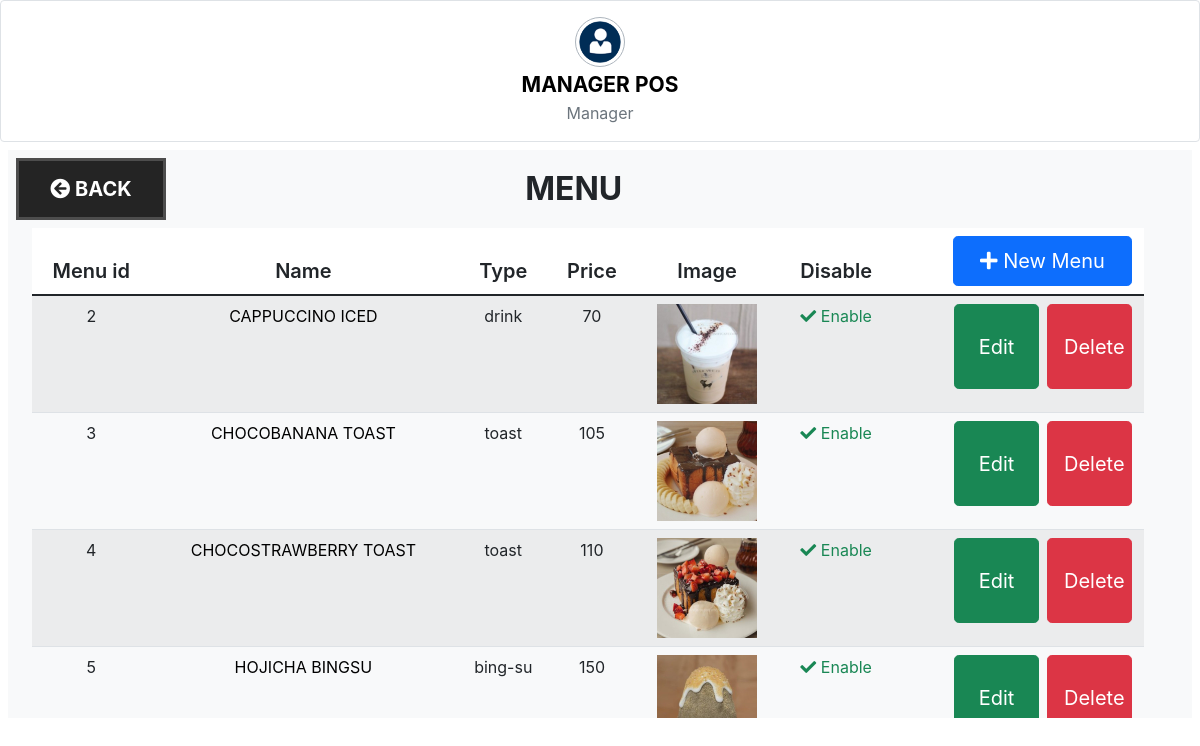
Page /pos_hunsa/public/index.php?pg=admin&tab=menu (signed in) on the committed database.
### tables this page shows
CREATE TABLE `menu_info` (
  `menu_id` int(11) NOT NULL,
  `menu_name` text NOT NULL,
  `menu_price` int(11) NOT NULL,
  `disable` tinyint(4) NOT NULL,
  `menu_type` text NOT NULL,
  `menu_img` text NOT NULL
);

### pos_hunsa/app/core/init.php (called while the page is built, shortened)
<?php
require "../app/core/functions.php";
require "../app/core/database.php";
require "../app/core/model.php";
function my_function($classname)
{
	$filename = "../app/models/".ucfirst($classname) . ".php";
}

### pos_hunsa/app/models/Auth.php (called while the page is built, shortened)
<?php
class Auth
{
	public static function get($column)
	{
		if(!empty($_SESSION['USER'][$column])){
			return $_SESSION['USER'][$column];
		}
		return "Unknown";
	}
	public static function access($role)
	{
		$access['manager'] = ['manager'];
		$access['cashier'] = ['cashier'];
		$myrole = self::get('role');
		if(in_array($myrole, $access[$role]))
		{
			return true;
		}
		return false;
	}
}

### pos_hunsa/app/core/functions.php (called while the page is built, shortened)
<?php
function esc($str)
{
	return htmlspecialchars($str);
}
function crop($filename,$size = 400)
{
	$ext = strtolower(pathinfo($filename,PATHINFO_EXTENSION));
	$cropped_file = preg_replace("/\.$ext$/", "_cropped.".$ext, $filename);
	if(file_exists($cropped_file))
	{
		return $cropped_file;
	}
	return $cropped_file;
}

### pos_hunsa/app/core/database.php (called while the page is built)
<?php
class Database
{
	private function db_connect(){
		$DBHOST = "localhost";
		$DBNAME = "pos_hunsa";
		$DBUSER = "root";
		$DBPASS = "";
		$DBDRIVER = "mysql";
		try{
			$con = new PDO("$DBDRIVER:host=$DBHOST;dbname=$DBNAME",$DBUSER,$DBPASS);
		}catch(PDOException $e){
			echo $e->getMessage();
		}
		return $con;
	}
	public function query($query,$data = array())
	{
		$con = $this->db_connect();
		$smt = $con->prepare($query);
		$check = $smt->execute($data);
		if($check)
		{
			$result = $smt->fetchAll(PDO::FETCH_ASSOC);
			if(is_array($result) && count($result) > 0){
				return $result;
			}
		}
		return false;
	}
}

### pos_hunsa/app/core/model.php (called while the page is built, shortened)
<?php
class Model extends Database
{
	public function getAll($limit = 10,$offset = 0,$order = "desc",$order_column = "id")
	{
		$query = "select * from $this->table order by $order_column $order limit $limit offset $offset";
		$db = new Database;
		return $db->query($query);
	}
}

### pos_hunsa/app/views/admin/menu.view.php (the view)
<div class="container-fluid row">
    <div class="col">
        <div class="table-responsive table-h-49">
            <table class="table table-striped table-hover">
                <thead>
                    <tr class="fs-5">
                        <th class="fw-black">Menu id</th>
                        <th class="fw-black">Name</th>
                        <th class="fw-black">Type</th>
                        <th class="fw-black">Price</th>
                        <th class="fw-black">Image</th>
                        <th class="fw-black">Disable</th>
                        <th>
                            <a href="index.php?pg=menu-new">
                                <button class="btn btn-primary btn-lg btn-headadmin-size float-end"><i class="fa fa-plus"></i> New Menu</button>
                            </a>
                        </th>
                    </tr>
                </thead>
                <?php if (!empty($products)) : ?>
                    <?php foreach ($products as $product) : ?>
                        <tr>
                            <td><?= esc($product['menu_id']) ?></td>
                            <td>
                                <a href="index.php?pg=menu-edit&id=<?= $product['menu_id'] ?>">
                                    <?= esc(strtoupper($product['menu_name'])) ?>
                                </a>
                            </td>
                            <td><?= esc($product['menu_type']) ?></td>
                            <td><?= esc($product['menu_price']) ?></td>
                            <td>
                                <img src="<?= crop($product['menu_img']) ?>" style="width: 100%;max-width:100px;">
                            </td>
                            <td>
                                <?php
                                    if ($product['disable'] == 0) {
                                        echo "<a class='text-success'><i class='fa fa-check'></i> Enable</a>";
                                    } else {
                                        echo "<a class='text-danger'><i class='fa fa-times'></i> Disable</a>";
                                    }
                                ?>
                            </td>
                            <td>
                                <a href="index.php?pg=menu-delete&id=<?= $product['menu_id'] ?>">
                                    <button class="btn btn-danger btn-lg btn-bodyadmin-size mx-1 float-end">Delete</button>
                                </a>
                                <a href="index.php?pg=menu-edit&id=<?= $product['menu_id'] ?>">
                                    <button class="btn btn-success btn-lg btn-bodyadmin-size float-end">Edit</button>
                                </a>
                            </td>
                        </tr>
                    <?php endforeach; ?>
                <?php endif; ?>
            </table>
        </div>
    </div>
</div>

### pos_hunsa/public/index.php (shortened to what this page needs)
<?php
require "../app/core/init.php";
$controller = $_GET['pg'] ?? "home";
$controller = strtolower($controller);
if(file_exists("../app/controllers/".$controller . ".php"))
{
	require "../app/controllers/".$controller . ".php";
} ?>

### pos_hunsa/app/controllers/admin.php (shortened to what this page needs)
<?php
$tab = $_GET['tab'] ?? 'main';
if($tab == "menu")
{
	$menuClass = new Menu_info();
	$products = $menuClass->getAll(300,0,'asc','menu_id');
}
if(Auth::access('manager')){
	require views_path('admin/admin');
}else{
	Auth::setMessage("You dont have access to the admin page");
	require views_path('auth/denied');
}

### pos_hunsa/app/views/partials/header.view.php (shortened to what this page needs)
<!DOCTYPE html>
<html>
<head>
	<link rel="stylesheet" type="text/css" href="assets/css/bootstrap.min.css">
	<link rel="stylesheet" type="text/css" href="assets/css/all.min.css">
	<link rel="stylesheet" type="text/css" href="assets/css/main.css">
	<link rel="stylesheet" href="assets/css/kioskboard-2.3.0.min.css" />
</head>
<body>
	<div class="container-fluid p-0" style="min-width: 350px;">

### pos_hunsa/app/views/admin/admin.view.php (shortened to what this page needs)
<?php require views_path('partials/header'); ?>
<div class="container-fluid p-0">
	<div class="card border">
            <div class="card-body box-profile">
                <div class="text-center">
                    <img class="profile-user-img img-fluid img-circle elevation-2" src="./assets/images/avatar_anonymous.png" alt="User profile picture">
                </div>
                <h3 class="profile-username text-center"><a href="#" class="d-block"><?php echo esc(strtoupper(Auth::get(('firstname'))." ".Auth::get(('lastname'))));?></a></h3>
		    <p class="text-muted text-center m-0">Manager</p>
            </div>
        </div>
	<div class="col bg-light m-2 p-0">
		<div class="row d-flex align-items-center">
			<?php
			switch ($tab) {
				case 'dashboard':
				case 'menu':
				case 'users':
				case 'sales':
				case 'tables':
					require views_path('admin/btn-main');
					break;
			}
			?>
		</div>
		<?php
		switch ($tab) {
			case 'menu':
				require views_path('admin/menu');
				break;
		}
		?>
	</div>
</div>
<?php require views_path('partials/footer'); ?>

### pos_hunsa/app/views/admin/btn-main.view.php
          <div class="col-2 h5 m-2 text-center d-flex justify-content-start">
		<a href="index.php?pg=admin&tab=main" class="main-menu p-3 fw-bold">
			<i class="fa fa-arrow-circle-left"></i> BACK
		</a>
	</div>
          <div class="col-md-7 m-2">
	<h2><?= strtoupper($tab) ?></h2>
</div>

### pos_hunsa/app/views/partials/footer.view.php (shortened to what this page needs)
	</div>
</body>
</html>

### pos_hunsa/public/assets/css/main.css (style rules this page uses)
body a { text-decoration: none; }
.profile-user-img { border: 1px solid #adb5bd; margin: 0 auto; padding: 3px; width: 50px; }
.profile-username { font-size: 21px; margin-top: 5px; }
.img-circle { border-radius: 50%; }

### rows in the picture
menu_info: menu_id "2", menu_name "CAPPUCCINO ICED", menu_type "drink", menu_price "70", shows a picture, disable 0 (drawn)
menu_info: menu_id "3", menu_name "CHOCOBANANA TOAST", menu_type "toast", menu_price "105", shows a picture, disable 0 (drawn)
menu_info: menu_id "4", menu_name "CHOCOSTRAWBERRY TOAST", menu_type "toast", menu_price "110", shows a picture, disable 0 (drawn)
menu_info: menu_id "5", menu_name "HOJICHA BINGSU", menu_type "bing-su", menu_price "150", shows a picture, disable 0 (drawn)

### other values in the picture
Auth::get(('firstname'))." ".Auth::get(('lastname')) "MANAGER POS"
$tab "MENU"
